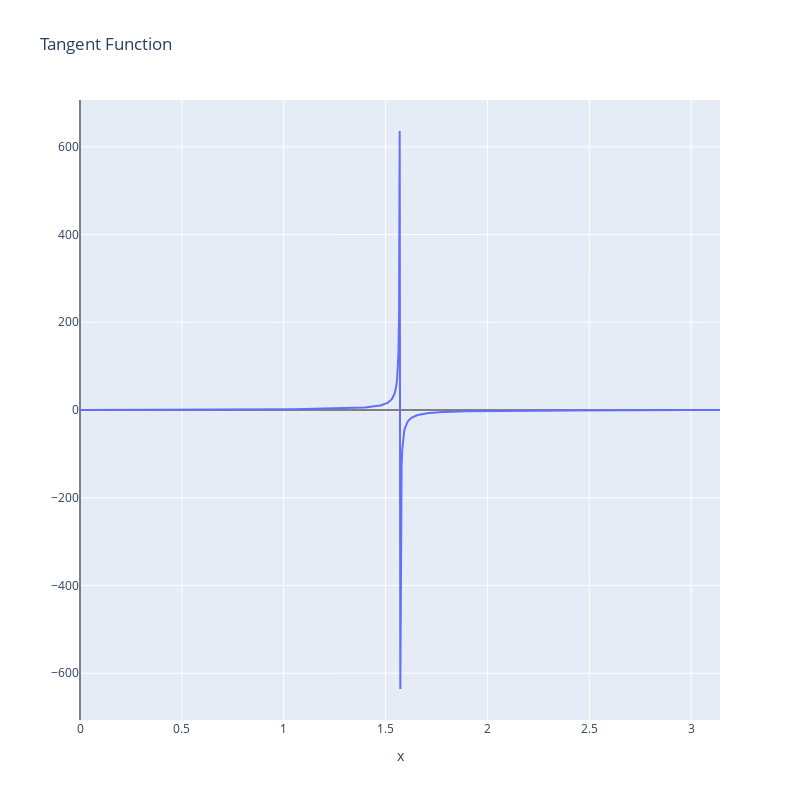

Notebook code cell kept with this figure:
### Code cell
fig = go.Figure()
angulos = np.linspace(0, np.pi, 1000)
tangentes = np.tan(angulos)
senos = np.sin(angulos)
fig.add_trace(go.Scatter(x=angulos, y=tangentes, name='tan(x)'))
# fig.add_trace(go.Scatter(x=angulos, y=senos, name='sin(x)'))


fig.update_layout(
    xaxis=dict(
        zeroline=True,
        zerolinewidth=2,
        zerolinecolor='gray',

    ),
    yaxis=dict(
        zeroline=True,
        zerolinewidth=2,
        zerolinecolor='gray',
    ),
    title='Tangent Function',
    xaxis_title='x',
    width=800,
    height=800
)

fig.show()

### Figure 1 — Plotly figure (JSON) as saved in the notebook; plotly's stock layout.template omitted (floating-point values rounded to 4 significant figures; data arrays with more than 128 entries replaced by an {"elided": "..."} marker saying what was removed)
{"data": [{"name": "tan(x)", "type": "scatter", "x": {"elided": "1000 float values"}, "y": {"elided": "1000 float values"}}], "layout": {"height": 800, "title": {"text": "Tangent Function"}, "width": 800, "xaxis": {"title": {"text": "x"}, "zeroline": true, "zerolinecolor": "gray", "zerolinewidth": 2}, "yaxis": {"zeroline": true, "zerolinecolor": "gray", "zerolinewidth": 2}}}
